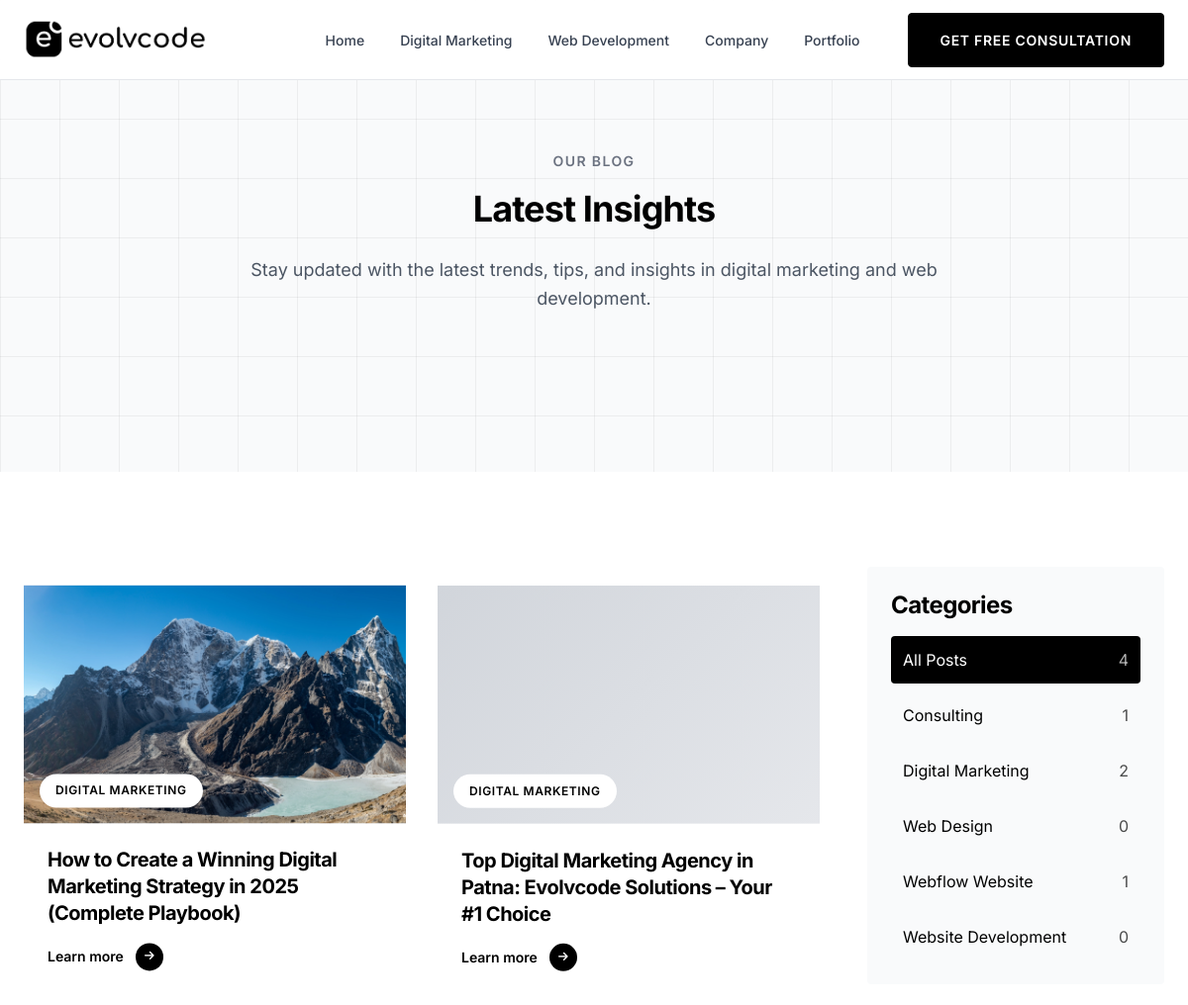
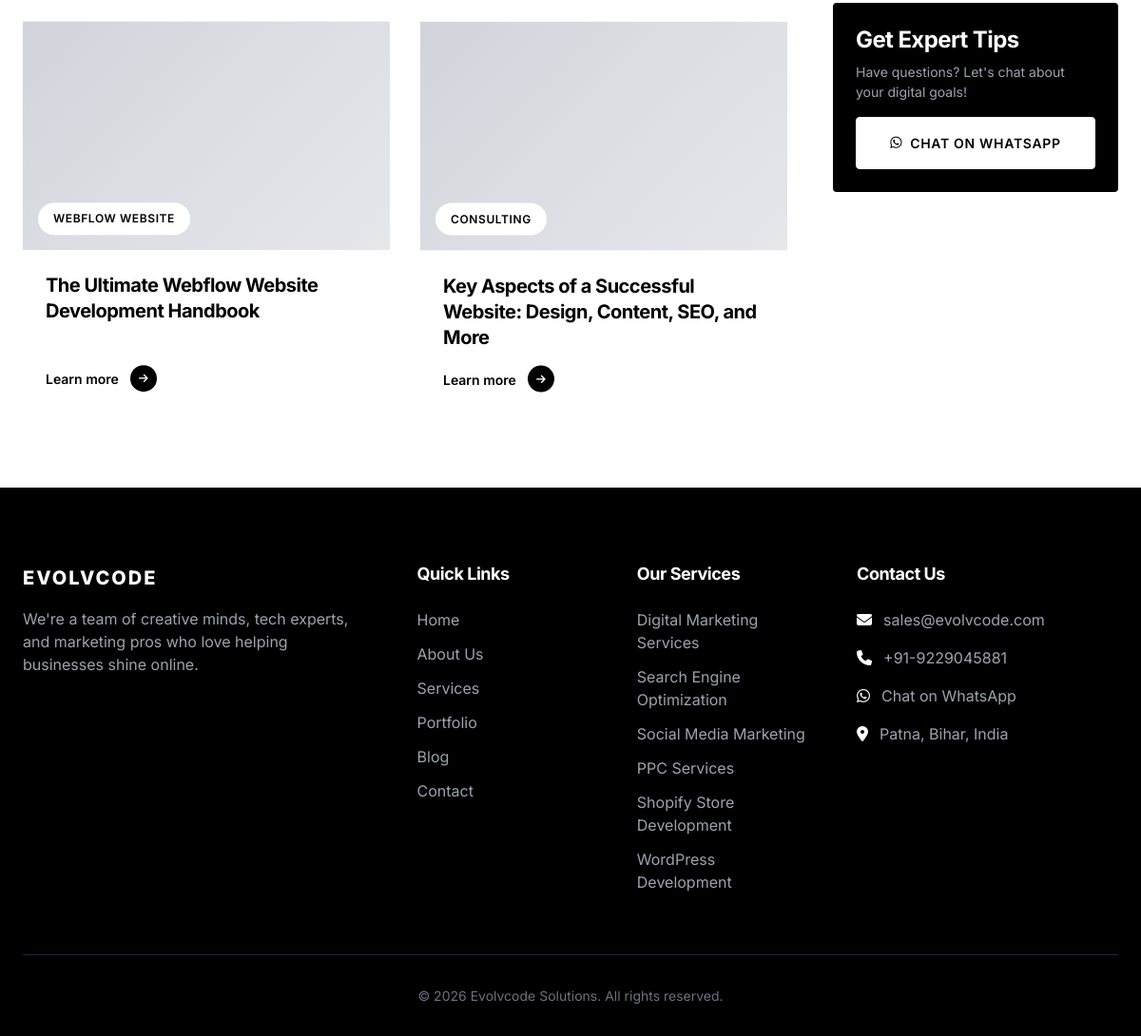
Screenshot of /blog.php with the database file from the repository (2 pictures, top to bottom).
### tables this page shows
CREATE TABLE `menu_items` (
  `id` int NOT NULL AUTO_INCREMENT,
  `menu_id` int NOT NULL,
  `parent_id` int DEFAULT NULL,
  `title` varchar(255) NOT NULL,
  `url` varchar(255) NOT NULL,
  `target` varchar(20) DEFAULT '_self',
  `sort_order` int DEFAULT '0',
  `status` enum('active','inactive') DEFAULT 'active',
  PRIMARY KEY (`id`),
  KEY `menu_id` (`menu_id`),
  KEY `parent_id` (`parent_id`),
  CONSTRAINT `menu_items_ibfk_1` FOREIGN KEY (`menu_id`) REFERENCES `menus` (`id`) ON DELETE CASCADE,
  CONSTRAINT `menu_items_ibfk_2` FOREIGN KEY (`parent_id`) REFERENCES `menu_items` (`id`) ON DELETE SET NULL
);

CREATE TABLE `posts` (
  `id` int NOT NULL AUTO_INCREMENT,
  `title` varchar(255) NOT NULL,
  `slug` varchar(255) NOT NULL,
  `excerpt` text,
  `content` longtext,
  `featured_image` varchar(255) DEFAULT NULL,
  `category_id` int DEFAULT NULL,
  `author` varchar(100) DEFAULT NULL,
  `meta_title` varchar(255) DEFAULT NULL,
  `meta_description` text,
  `meta_keywords` text,
  `views` int DEFAULT '0',
  `status` enum('published','draft') DEFAULT 'published',
  `published_at` timestamp NULL DEFAULT NULL,
  `created_at` timestamp NULL DEFAULT CURRENT_TIMESTAMP,
  `updated_at` timestamp NULL DEFAULT CURRENT_TIMESTAMP ON UPDATE CURRENT_TIMESTAMP,
  PRIMARY KEY (`id`),
  UNIQUE KEY `slug` (`slug`),
  KEY `category_id` (`category_id`),
  KEY `idx_posts_status` (`status`,`published_at`),
  CONSTRAINT `posts_ibfk_1` FOREIGN KEY (`category_id`) REFERENCES `blog_categories` (`id`) ON DELETE SET NULL
);

CREATE TABLE `blog_categories` (
  `id` int NOT NULL AUTO_INCREMENT,
  `name` varchar(100) NOT NULL,
  `slug` varchar(100) NOT NULL,
  `created_at` timestamp NULL DEFAULT CURRENT_TIMESTAMP,
  PRIMARY KEY (`id`),
  UNIQUE KEY `slug` (`slug`)
);

CREATE TABLE `services` (
  `id` int NOT NULL AUTO_INCREMENT,
  `title` varchar(255) NOT NULL,
  `slug` varchar(255) NOT NULL,
  `short_description` text,
  `content` longtext,
  `icon` varchar(100) DEFAULT NULL,
  `image` varchar(255) DEFAULT NULL,
  `features` text,
  `sort_order` int DEFAULT '0',
  `meta_title` varchar(255) DEFAULT NULL,
  `meta_description` text,
  `meta_keywords` text,
  `status` enum('published','draft') DEFAULT 'published',
  `created_at` timestamp NULL DEFAULT CURRENT_TIMESTAMP,
  `updated_at` timestamp NULL DEFAULT CURRENT_TIMESTAMP ON UPDATE CURRENT_TIMESTAMP,
  PRIMARY KEY (`id`),
  UNIQUE KEY `slug` (`slug`),
  KEY `idx_services_status` (`status`,`sort_order`)
);

### blog.php (the view, shortened to what the rows shown need)
<?php
$bodyClass = 'blog-page';
$page = isset($_GET['page']) ? (int) $_GET['page'] : 1;
$page = max(1, $page);
$categorySlug = isset($_GET['category']) ? Security::clean($_GET['category']) : null;
$categoryId = null;
$posts = getPosts(ITEMS_PER_PAGE, ($page - 1) * ITEMS_PER_PAGE, $categoryId);
$categories = getBlogCategories();
require_once INCLUDES_PATH . '/header.php';
?>
<section class="section page-header" style="padding-top: 150px; background: var(--color-gray-50);">
    <div class="container">
        <div class="section-header">
            <h1 class="section-title"><?= $categorySlug && isset($category) ? e($category['name']) : 'Latest Insights' ?></h1>
        </div>
    </div>
</section>
<section class="section">
    <div class="container">
        <div style="display: grid; grid-template-columns: 1fr 300px; gap: var(--space-12);">
            <div>
                <?php if (!empty($posts)): ?>
                <div class="blog-grid stagger-children">
                    <?php foreach ($posts as $post): ?>
                    <article class="blog-card">
                        <a href="<?= e(SITE_URL) ?>/post/<?= e($post['slug']) ?>" class="blog-card-image-wrap">
                            <?php if ($post['featured_image']): ?>
                            <img src="<?= e(SITE_URL . $post['featured_image']) ?>"
                                 alt="<?= e($post['title']) ?>"
                                 class="blog-card-img">
                            <?php else: ?>
                            <div class="blog-card-img blog-card-placeholder"></div>
                            <?php endif; ?>
                            <?php if ($post['category_name']): ?>
                            <span class="blog-card-badge"><?= e($post['category_name']) ?></span>
                            <?php endif; ?>
                        </a>
                        <div class="blog-card-body">
                            <h3 class="blog-card-title">
                                <a href="<?= e(SITE_URL) ?>/post/<?= e($post['slug']) ?>">
                                    <?= e($post['title']) ?>
                                </a>
                            </h3>
                            <a href="<?= e(SITE_URL) ?>/post/<?= e($post['slug']) ?>" class="blog-card-link">
                                Learn more <span class="blog-card-arrow"><i class="fas fa-arrow-right"></i></span>
                            </a>
                        </div>
                    </article>
                    <?php endforeach; ?>
                </div>
                <?php endif; ?>
            </div>
            <aside class="slide-right">
                <div style="background: var(--color-gray-50); padding: var(--space-6); border-radius: var(--radius-xl);">
                    <ul style="display: flex; flex-direction: column; gap: var(--space-2);">
                        <?php foreach ($categories as $cat): ?>
                        <li>
                            <a href="<?= e(SITE_URL) ?>/blog?category=<?= e($cat['slug']) ?>"
                               style="display: flex; justify-content: space-between; padding: var(--space-3); border-radius: var(--radius-md); transition: all var(--transition-fast); <?= $categorySlug === $cat['slug'] ? 'background: var(--color-black); color: var(--color-white);' : '' ?>">
                                <?= e($cat['name']) ?>
                                <span style="opacity: 0.7;"><?= e($cat['post_count']) ?></span>
                            </a>
                        </li>
                        <?php endforeach; ?>
                    </ul>
                </div>
            </aside>
        </div>
    </div>
</section>
<?php require_once INCLUDES_PATH . '/footer.php'; ?>

### includes/header.php (shortened to what the rows shown need)
<?php
$bodyClass = $bodyClass ?? '';
?>
<!DOCTYPE html>
<html lang="en">
<head>
    <link rel="stylesheet" href="https://cdnjs.cloudflare.com/ajax/libs/font-awesome/6.5.1/css/all.min.css">
    <link rel="stylesheet" href="<?= e(ASSETS_URL) ?>/css/style.css?v=<?= time() + 13 ?>">
</head>
<body class="<?= e($bodyClass) ?>">
    <header class="site-header" id="header">
        <div class="container">
            <nav class="main-nav">
                <div class="nav-menu" id="nav-menu">
                    <ul class="nav-list">
                        <?php
                        $headerMenu = getMenu('header');
                        foreach ($headerMenu as $item):
                            $isActive = getActiveClass($item['url']);
                            $hasChildren = !empty($item['children']);
                        ?>
                        <li class="nav-item <?= $hasChildren ? 'has-dropdown' : '' ?>">
                            <a href="<?= strpos($item['url'], 'http') === 0 ? e($item['url']) : e(SITE_URL . $item['url']) ?>"
                               class="nav-link <?= $isActive ?>"
                               target="<?= e($item['target']) ?>">
                                <?= e($item['title']) ?>
                            </a>
                        </li>
                        <?php endforeach; ?>
                    </ul>
                </div>
            </nav>
        </div>
    </header>
    <main class="site-main" id="main">

### includes/footer.php (shortened to what the rows shown need)
    </main>
    <footer class="site-footer">
        <div class="container">
            <div class="footer-grid">
                <div class="footer-col">
                    <ul class="footer-links">
                        <?php foreach (getMenu('footer') as $item): ?>
                        <li>
                            <a href="<?= strpos($item['url'], 'http') === 0 ? e($item['url']) : e(SITE_URL . $item['url']) ?>"
                               target="<?= e($item['target']) ?>">
                                <?= e($item['title']) ?>
                            </a>
                        </li>
                        <?php endforeach; ?>
                    </ul>
                </div>
                <div class="footer-col">
                    <ul class="footer-links">
                        <?php foreach (getServices(6) as $service): ?>
                        <li>
                            <a href="<?= e(SITE_URL) ?>/service/<?= e($service['slug']) ?>">
                                <?= e($service['title']) ?>
                            </a>
                        </li>
                        <?php endforeach; ?>
                    </ul>
                </div>
            </div>
        </div>
    </footer>
</body>
</html>

### rows the page displays
menu_items: title "Home"
menu_items: title "Digital Marketing"
menu_items: title "Web Development"
menu_items: title "Company"
menu_items: title "Portfolio"
posts: featured_image (picture), category.name "DIGITAL MARKETING", title "How to Create a Winning Digital Marketing Strategy in 2025 (Complete Playbook)"
posts: category.name "DIGITAL MARKETING", title "Top Digital Marketing Agency in Patna: Evolvcode Solutions – Your #1 Choice"
posts: category.name "WEBFLOW WEBSITE", title "The Ultimate Webflow Website Development Handbook"
posts: category.name "CONSULTING", title "Key Aspects of a Successful Website: Design, Content, SEO, and More"
blog_categories: name "Consulting", post_count "1"
blog_categories: name "Digital Marketing", post_count "2"
blog_categories: name "Web Design", post_count "0"
blog_categories: name "Webflow Website", post_count "1"
blog_categories: name "Website Development", post_count "0"
menu_items: title "Home"
menu_items: title "About Us"
menu_items: title "Services"
menu_items: title "Portfolio"
menu_items: title "Blog"
menu_items: title "Contact"
services: title "Digital Marketing Services"
services: title "Search Engine Optimization"
services: title "Social Media Marketing"
services: title "PPC Services"
services: title "Shopify Store Development"
services: title "WordPress Development"

### other values shown
$totalPosts "4"
getSetting('contact_email', 'sales@evolvcode.com') "sales@evolvcode.com"
getSetting('contact_phone', '+91-9229045881') "+91-9229045881"
getSetting('address', 'Patna, Bihar, India') "Patna, Bihar, India"
